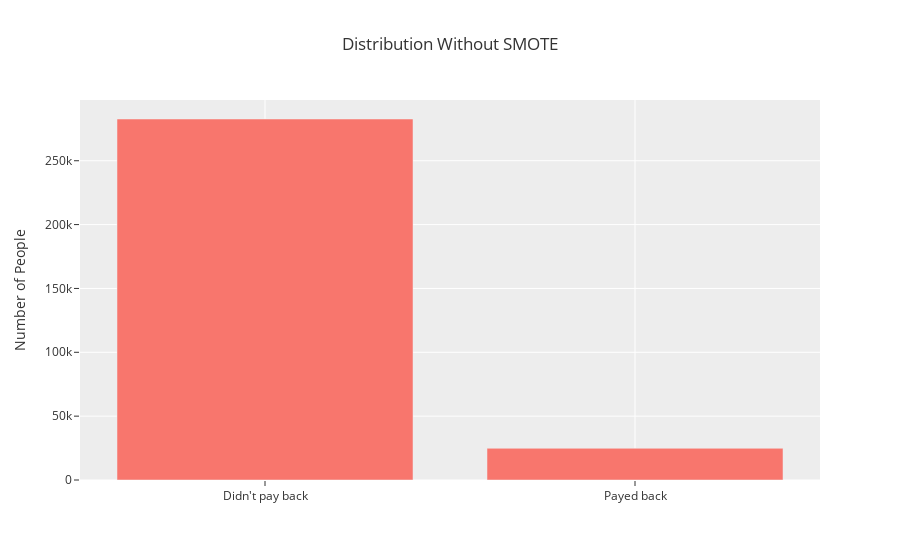

The cell this chart's notebook holds for it:
### Markdown cell above
### Random Forest Witout SMOTE

### Code cell
px.bar(
       x={0:"Didn't pay back",1:"Payed back"},
       y=[df['TARGET'].value_counts()[0], df['TARGET'].value_counts()[1]],
       labels={'y':'Number of People', 'x':''},
       title="Distribution Without SMOTE",
       template='ggplot2'
).show()

### Figure 1 — Plotly figure (JSON) as saved in the notebook; plotly's stock layout.template omitted (floating-point values rounded to 4 significant figures)
{"data": [{"alignmentgroup": "True", "hovertemplate": "=%{x}<br>Number of People=%{y}<extra></extra>", "legendgroup": "", "marker": {"color": "#F8766D", "pattern": {"shape": ""}}, "name": "", "offsetgroup": "", "orientation": "v", "showlegend": false, "textposition": "auto", "type": "bar", "x": ["Didn't pay back", "Payed back"], "xaxis": "x", "y": [282682, 24825], "yaxis": "y"}], "layout": {"barmode": "relative", "legend": {"tracegroupgap": 0}, "title": {"text": "Distribution Without SMOTE"}, "xaxis": {"anchor": "y", "domain": [0, 1], "title": {"text": ""}}, "yaxis": {"anchor": "x", "domain": [0, 1], "title": {"text": "Number of People"}}}}
